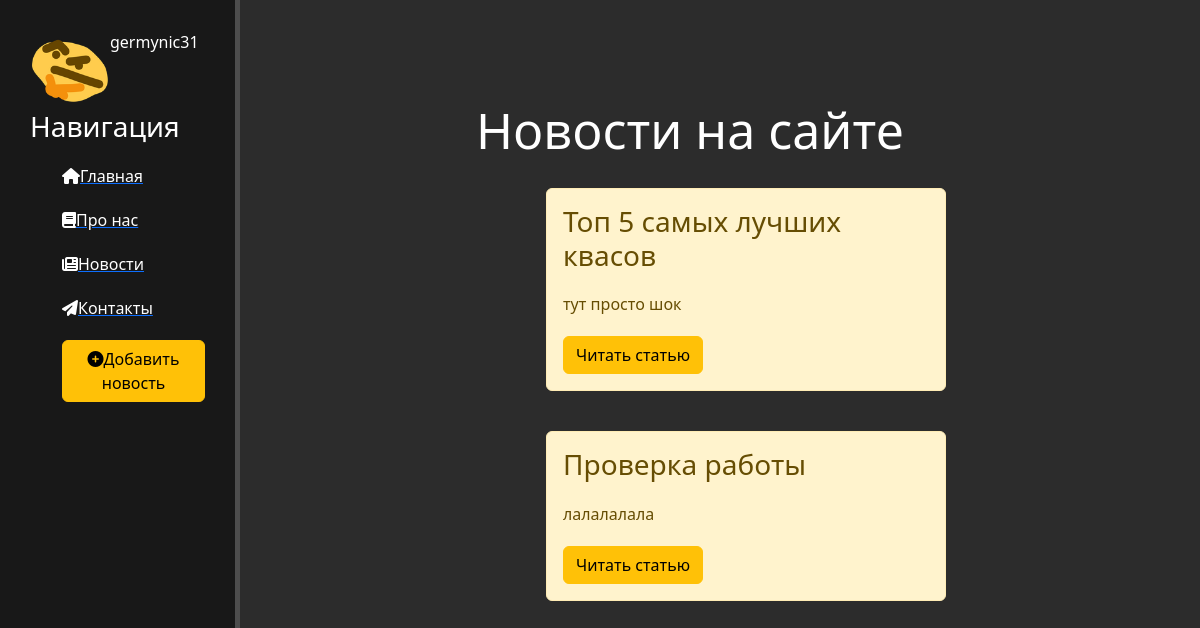
Before: /news/ with the older database file.
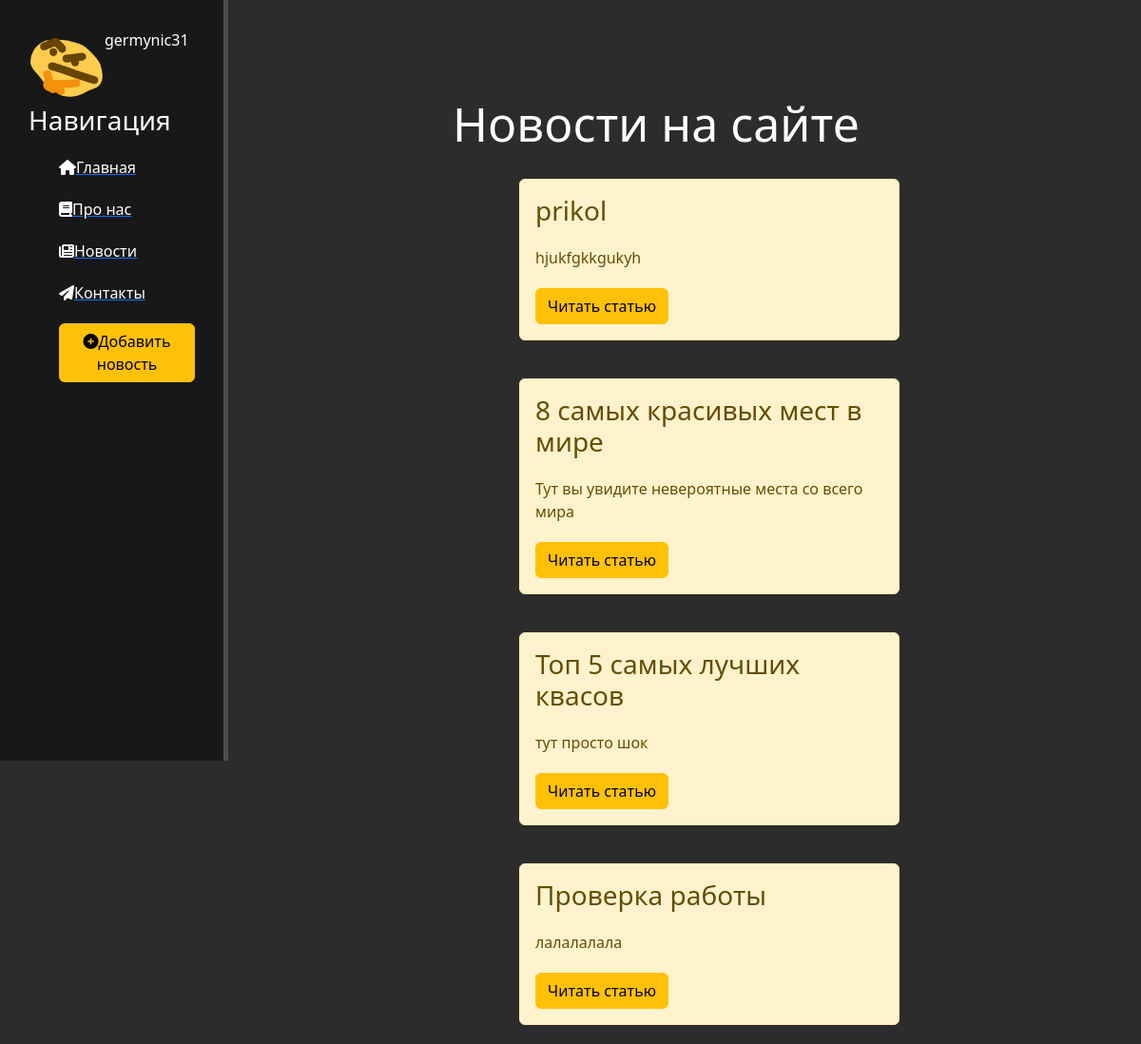
After: the same page with the newer database file.
### news/models.py (models this page shows, shortened)
class Articles(models.Model):
    title = models.CharField('Название', max_length=50)   # до 255
    anons = models.CharField('Анонс', max_length=250)
    full_text = models.TextField('Статья')
    date = models.DateTimeField('Дата публикации')
    class Meta:
        verbose_name = 'Новость'
        verbose_name_plural = 'Новости'

### news/views.py (the view)
# urls.py: path('', views.news_home, name='news_home'),
def news_home(request):
    news = Articles.objects.order_by('-date')    # [:1] срез
    return render(request, 'news/news_home.html', {'news': news})

### news/templates/news/news_home.html (shortened to what this page needs)
{% extends 'main/layout.html' %}
{% block content %}
    <div class="features">
        <h1>Новости на сайте</h1>
        {% if news %}
            {% for el in news %}
                <div class="alert alert-warning">
                    <h3>{{ el.title }}</h3>
                    <p>{{ el.anons }}</p>
                    <a href="{% url 'news_detail' el.id %}" class="btn btn-warning">Читать статью</a>
                </div>
            {% endfor %}
        {% else %}
            <p>Пока новостей нет :(</p>
        {% endif %}
    </div>
{% endblock %}

Changed rows visible on the page:
added Articles: title "prikol", anons "hjukfgkkgukyh"
added Articles: title "8 самых красивых мест в мире", anons "Тут вы увидите невероятные места со всего мира"
